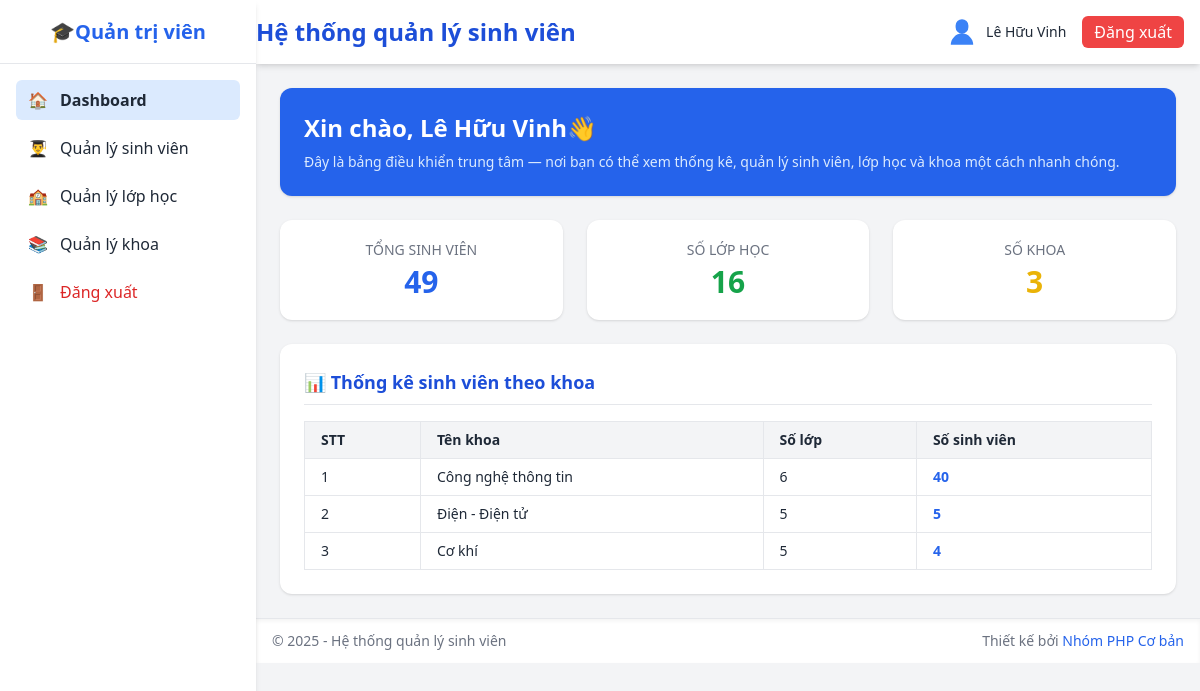
Page /admin (signed in) on the committed database.
### tables this page shows
CREATE TABLE `khoa` (
  `makhoa` varchar(20) NOT NULL,
  `tenkhoa` varchar(100) NOT NULL,
  `mota` text DEFAULT NULL
);

### database/pdo.php (called while the page is built, shortened)
<?php
class DB
{
    private static $pdo = null;
    private static function connect_pdo(): \PDO
    {
        $host = DB_HOST;
        $user = DB_USERNAME;
        $pass = DB_PASSWORD;
        $db   = DB_NAME;
        $charset = DB_CHARSET;
        $dsn = "mysql:host={$host};dbname={$db};charset={$charset}";
        try {
            $options = [
                \PDO::ATTR_ERRMODE => \PDO::ERRMODE_EXCEPTION,
                \PDO::ATTR_DEFAULT_FETCH_MODE => \PDO::FETCH_ASSOC,
                \PDO::ATTR_EMULATE_PREPARES => false,
            ];
            return new \PDO($dsn, $user, $pass, $options);
        } catch (\PDOException $e) {
            die('Kết nối PDO thất bại: ' . $e->getMessage());
        }
    }
    private static function init()
    {
        if (self::$pdo === null) {
            self::$pdo = self::connect_pdo();
        }
    }
    public static function getPdo()
    {
        return self::$pdo;
    }
    public static function select(string $sql, array $params = []): array
    {
        $stmt = self::getPdo()->prepare($sql);
        $stmt->execute($params);
        return $stmt->fetchAll();
    }
    public static function selectOne(string $sql, array $params = []): ?array
    {
        $stmt = self::getPdo()->prepare($sql);
        $stmt->execute($params);
        $row = $stmt->fetch();
        return $row === false ? null : $row;
    }
}

### admin/index.php (the view, shortened to what this page needs)
<?php
include('../includes/sidebar.php');
include('../includes/header.php');
?>
<section class="bg-blue-600 text-white rounded-xl p-6 shadow">
  <h2 class="text-2xl font-semibold">Xin chào, <?php if (isset($_SESSION['fullname'])) {
                                                  echo htmlspecialchars($_SESSION['fullname']);
                                                } else {
                                                  echo 'Khách';
                                                } ?>👋</h2>
  <p class="mt-2 text-blue-100 text-sm">
    Đây là bảng điều khiển trung tâm — nơi bạn có thể xem thống kê, quản lý sinh viên, lớp học và khoa một cách nhanh chóng.
  </p>
</section>
<?php
$stats = [
    'total_students' => DB::selectOne('SELECT COUNT(*) as count FROM sinh_vien')['count'] ?? 0,
    'total_classes' => DB::selectOne('SELECT COUNT(*) as count FROM lop')['count'] ?? 0,
    'total_faculties' => DB::selectOne('SELECT COUNT(*) as count FROM khoa')['count'] ?? 0
];
?>
<section class="grid grid-cols-1 sm:grid-cols-3 gap-6">
  <div class="bg-white p-5 rounded-xl shadow text-center hover:shadow-md transition">
    <h3 class="text-gray-500 text-sm uppercase">Tổng sinh viên</h3>
    <p class="text-3xl font-bold text-blue-600 mt-1"><?php echo number_format($stats['total_students']); ?></p>
  </div>
  <div class="bg-white p-5 rounded-xl shadow text-center hover:shadow-md transition">
    <h3 class="text-gray-500 text-sm uppercase">Số lớp học</h3>
    <p class="text-3xl font-bold text-green-600 mt-1"><?php echo number_format($stats['total_classes']); ?></p>
  </div>
  <div class="bg-white p-5 rounded-xl shadow text-center hover:shadow-md transition">
    <h3 class="text-gray-500 text-sm uppercase">Số khoa</h3>
    <p class="text-3xl font-bold text-yellow-500 mt-1"><?php echo number_format($stats['total_faculties']); ?></p>
  </div>
</section>
<?php
$faculty_stats = DB::select("
    SELECT
        k.makhoa,
        k.tenkhoa,
        COUNT(DISTINCT l.malop) as total_classes,
        COUNT(sv.mssv) as total_students
    FROM khoa k
    LEFT JOIN lop l ON l.makhoa = k.makhoa
    LEFT JOIN sinh_vien sv ON sv.malop = l.malop
    GROUP BY k.makhoa, k.tenkhoa
    ORDER BY total_students DESC
");
?>
<section class="bg-white rounded-xl shadow p-6">
  <h3 class="text-lg font-semibold text-blue-700 border-b pb-2 mb-4">📊 Thống kê sinh viên theo khoa</h3>
  <div class="overflow-x-auto">
    <table class="min-w-full border border-gray-200 text-sm text-left">
      <thead class="bg-gray-100">
        <tr>
          <th class="px-4 py-2 border">STT</th>
          <th class="px-4 py-2 border">Tên khoa</th>
          <th class="px-4 py-2 border">Số lớp</th>
          <th class="px-4 py-2 border">Số sinh viên</th>
        </tr>
      </thead>
      <tbody>
        <?php foreach ($faculty_stats as $index => $stat): ?>
        <tr class="hover:bg-blue-50 transition">
          <td class="px-4 py-2 border"><?php echo $index + 1; ?></td>
          <td class="px-4 py-2 border"><?php echo htmlspecialchars($stat['tenkhoa']); ?></td>
          <td class="px-4 py-2 border"><?php echo number_format($stat['total_classes']); ?></td>
          <td class="px-4 py-2 border font-semibold text-blue-600"><?php echo number_format($stat['total_students']); ?></td>
        </tr>
        <?php endforeach; ?>
      </tbody>
    </table>
  </div>
</section>
<?php include('../includes/footer.php'); ?>

### rows in the picture
khoa: tenkhoa "Công nghệ thông tin", total_classes "6", total_students "40"
khoa: tenkhoa "Điện - Điện tử", total_classes "5", total_students "5"
khoa: tenkhoa "Cơ khí", total_classes "5", total_students "4"

### other values in the picture
$page_title "Hệ thống quản lý sinh viên"
$_SESSION['fullname'] "Lê Hữu Vinh"
$stats['total_students'] "49"
$stats['total_classes'] "16"
$stats['total_faculties'] "3"
